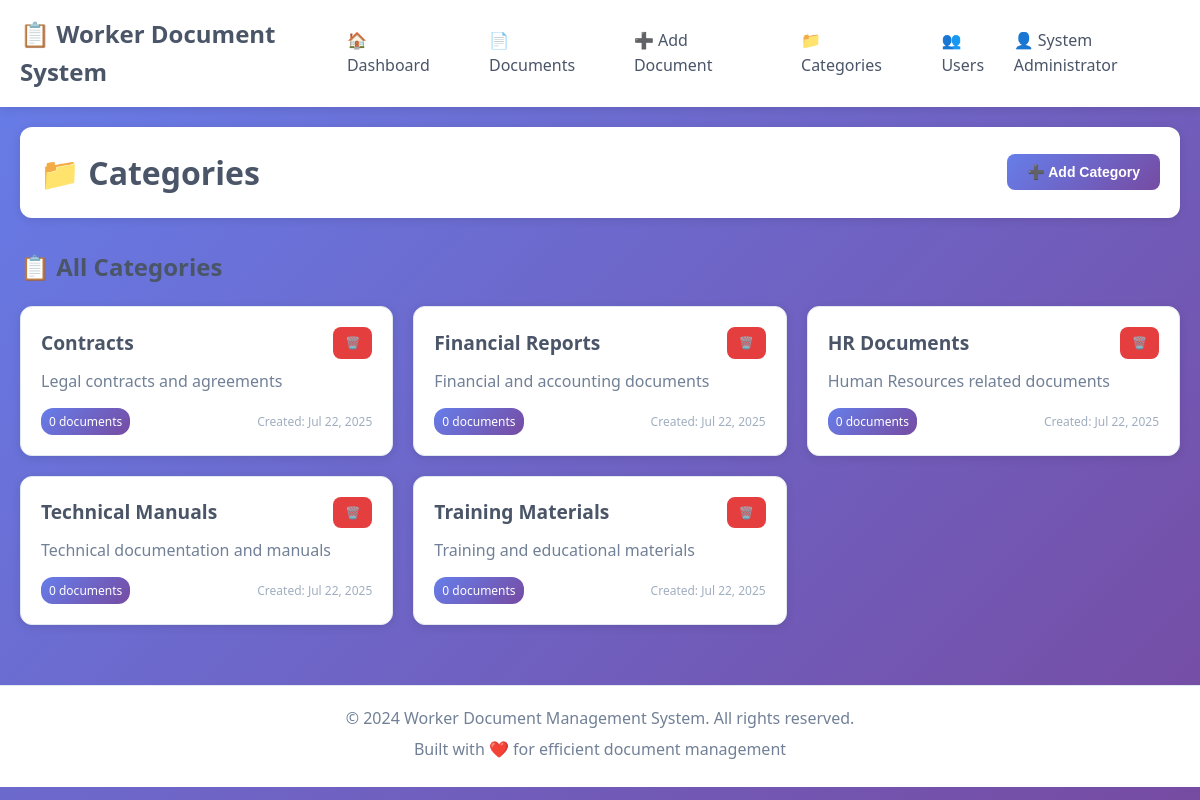
The app's page /categories.php (signed in) with its own data.
### tables this page shows
CREATE TABLE `categories` (
  `id` int(11) NOT NULL,
  `name` varchar(100) NOT NULL,
  `description` text DEFAULT NULL,
  `created_at` timestamp NOT NULL DEFAULT current_timestamp()
);

### includes/session.php (called while the page is built, shortened)
<?php
function isLoggedIn() {
    return isset($_SESSION['user_id']);
}
function isAdmin() {
    return isset($_SESSION['user_role']) && $_SESSION['user_role'] === 'admin';
}
function getCurrentUser() {
    if (isLoggedIn()) {
        return [
            'id' => $_SESSION['user_id'],
            'username' => $_SESSION['username'],
            'full_name' => $_SESSION['full_name'],
            'role' => $_SESSION['user_role']
        ];
    }
    return null;
}
?>

### categories.php (the view, shortened to what this page needs)
<?php
require_once 'config/database.php';
require_once 'includes/session.php';
$stmt = $pdo->query("
    SELECT c.*, COUNT(d.id) as doc_count
    FROM categories c
    LEFT JOIN documents d ON c.id = d.category_id
    GROUP BY c.id
    ORDER BY c.name
");
$categories = $stmt->fetchAll();
?>
<!DOCTYPE html>
<html lang="en">
<head>
    <link rel="stylesheet" href="assets/css/style.css">
</head>
<body>
    <?php include 'includes/header.php'; ?>
    <div class="container">
        <div class="page-header">
            <h1>📁 Categories</h1>
            <button class="btn btn-primary" id="openAddCategoryModal">➕ Add Category</button>
        </div>
        <div class="categories-container">
            <div class="categories-list">
                <h2>📋 All Categories</h2>
                <?php if (empty($categories)): ?>
                    <div class="no-data">
                        <p>No categories found.</p>
                    </div>
                <?php else: ?>
                    <div class="categories-grid">
                        <?php foreach ($categories as $category): ?>
                            <div class="category-card">
                                <div class="category-header">
                                    <h3><?php echo htmlspecialchars($category['name']); ?></h3>
                                    <div class="category-actions">
                                        <a href="?delete=<?php echo $category['id']; ?>"
                                           class="btn btn-sm btn-danger" title="Delete"
                                           onclick="return confirm('Are you sure you want to delete this category?')">🗑️</a>
                                    </div>
                                </div>
                                <p class="category-description"><?php echo htmlspecialchars($category['description']); ?></p>
                                <div class="category-stats">
                                    <span class="doc-count"><?php echo $category['doc_count']; ?> documents</span>
                                    <span class="created-date">Created: <?php echo date('M j, Y', strtotime($category['created_at'])); ?></span>
                                </div>
                            </div>
                        <?php endforeach; ?>
                    </div>
                <?php endif; ?>
            </div>
        </div>
    </div>
    <?php include 'includes/footer.php'; ?>
</body>
</html>

### includes/header.php (shortened to what this page needs)
<?php
include_once 'includes/session.php';
$user = getCurrentUser();
?>
<header class="header">
    <div class="header-content">
        <div class="logo">
            <h2>📋 Worker Document System</h2>
        </div>
        <nav class="nav-menu">
            <a href="dashboard.php" class="nav-link">🏠 Dashboard</a>
            <a href="documents.php" class="nav-link">📄 Documents</a>
            <a href="add_document.php" class="nav-link">➕ Add Document</a>
            <?php if (isAdmin()): ?>
                <a href="categories.php" class="nav-link">📁 Categories</a>
                <a href="users.php" class="nav-link">👥 Users</a>
            <?php endif; ?>
        </nav>
        <div class="user-menu">
            <span class="user-name">👤 <?php echo htmlspecialchars($user['full_name']); ?></span>
        </div>
    </div>
</header>

### includes/footer.php
<footer class="footer">
    <div class="footer-content">
        <p>&copy; 2024 Worker Document Management System. All rights reserved.</p>
        <p>Built with ❤️ for efficient document management</p>
    </div>
</footer>

### assets/css/style.css (style rules this page uses)
* { margin: 0; padding: 0; box-sizing: border-box; }
body { font-family: 'Segoe UI', Tahoma, Geneva, Verdana, sans-serif; line-height: 1.6; color: #333; background: linear-gradient(135deg, #667eea 0%, #764ba2 100%); min-height: 100vh; }
.container { max-width: 1200px; margin: 0 auto; padding: 20px; }
.header { background: white; box-shadow: 0 2px 10px rgba(0, 0, 0, 0.1); position: sticky; top: 0; z-index: 100; }
.header-content { max-width: 1200px; margin: 0 auto; padding: 15px 20px; display: flex; justify-content: space-between; align-items: center; }
.logo h2 { color: #4a5568; font-size: 1.5rem; }
.nav-menu { display: flex; gap: 20px; }
.nav-link { text-decoration: none; color: #4a5568; padding: 8px 16px; border-radius: 8px; transition: all 0.3s ease; font-weight: 500; }
.user-menu { position: relative; display: flex; align-items: center; gap: 10px; }
.user-name { color: #4a5568; font-weight: 500; }
.btn { display: inline-block; padding: 10px 20px; border: none; border-radius: 8px; text-decoration: none; font-weight: 600; cursor: pointer; transition: all 0.3s ease; font-size: 14px; }
.btn-primary { background: linear-gradient(135deg, #667eea 0%, #764ba2 100%); color: white; }
.btn-danger { background: #e53e3e; color: white; }
.btn-sm { padding: 6px 12px; font-size: 12px; }
.page-header { display: flex; justify-content: space-between; align-items: center; margin-bottom: 30px; background: white; padding: 20px; border-radius: 12px; box-shadow: 0 2px 10px rgba(0, 0, 0, 0.1); }
.page-header h1 { color: #4a5568; font-size: 2rem; }
.categories-container { display: grid; gap: 30px; }
.categories-list h2 { color: #4a5568; margin-bottom: 20px; font-size: 1.5rem; }
.categories-grid { display: grid; grid-template-columns: repeat(auto-fill, minmax(300px, 1fr)); gap: 20px; }
.category-card { background: white; padding: 20px; border-radius: 12px; box-shadow: 0 2px 10px rgba(0, 0, 0, 0.1); border: 1px solid #e2e8f0; transition: all 0.3s ease; }
.category-header { display: flex; justify-content: space-between; align-items: center; margin-bottom: 10px; }
.category-header h3 { color: #4a5568; font-size: 1.2rem; margin: 0; }
.category-actions { display: flex; gap: 5px; }
.category-description { color: #718096; margin-bottom: 15px; line-height: 1.5; }
.category-stats { display: flex; justify-content: space-between; align-items: center; font-size: 12px; }
.doc-count { background: linear-gradient(135deg, #667eea 0%, #764ba2 100%); color: white; padding: 4px 8px; border-radius: 12px; font-weight: 500; }
.created-date { color: #a0aec0; }
.footer { background: white; padding: 20px; text-align: center; margin-top: 40px; border-top: 1px solid #e2e8f0; }
.footer-content p { color: #718096; margin-bottom: 5px; }

### records on screen
categories: name "Contracts", description "Legal contracts and agreements", doc_count "0", created_at "Jul 22, 2025"
categories: name "Financial Reports", description "Financial and accounting documents", doc_count "0", created_at "Jul 22, 2025"
categories: name "HR Documents", description "Human Resources related documents", doc_count "0", created_at "Jul 22, 2025"
categories: name "Technical Manuals", description "Technical documentation and manuals", doc_count "0", created_at "Jul 22, 2025"
categories: name "Training Materials", description "Training and educational materials", doc_count "0", created_at "Jul 22, 2025"

### other values on screen
$user['full_name'] "System Administrator"
